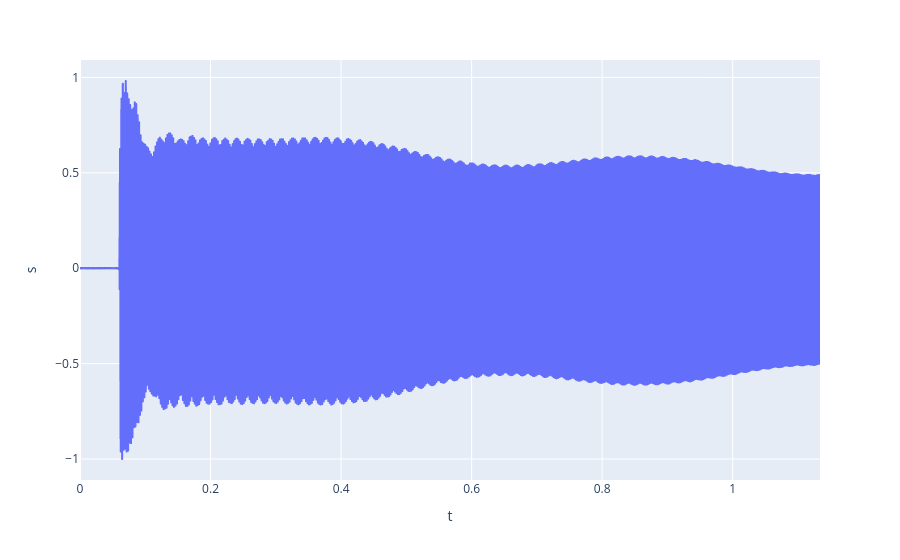
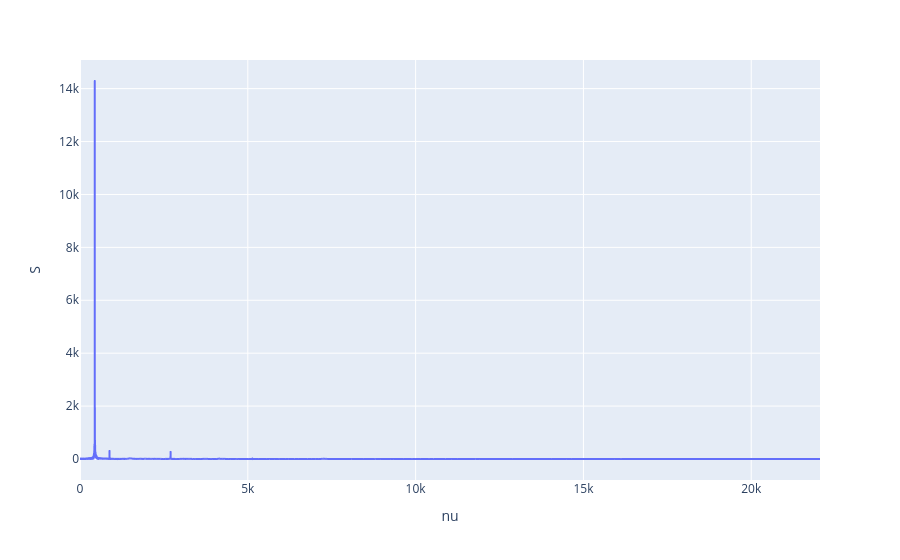

Notebook cell for these charts, in order:
### Code cell
signal_dict = np.load('tuning_fork_440Hz.npz')
s = signal_dict['s'] 
t = signal_dict['t']

nu, S = san.trans_fourier(s, t)
S = np.abs(S)

ds = pd.DataFrame({'s' : s, 't':t})
dS = pd.DataFrame({'nu':nu, 'S':S})

fig = px.line(ds, x = 't', y = 's')
fig_spectre = px.line(dS, x = 'nu', y = 'S')

fig.show()
fig_spectre.show()

### Figure 1 — Plotly figure (JSON) as saved in the notebook; plotly's stock layout.template omitted (floating-point values rounded to 4 significant figures; data arrays with more than 128 entries replaced by an {"elided": "..."} marker saying what was removed)
{"data": [{"hovertemplate": "t=%{x}<br>s=%{y}<extra></extra>", "legendgroup": "", "line": {"color": "#636efa", "dash": "solid"}, "marker": {"symbol": "circle"}, "mode": "lines", "name": "", "showlegend": false, "type": "scattergl", "x": {"elided": "50000 float values"}, "xaxis": "x", "y": {"elided": "50000 float values"}, "yaxis": "y"}], "layout": {"legend": {"tracegroupgap": 0}, "margin": {"t": 60}, "xaxis": {"anchor": "y", "domain": [0, 1], "title": {"text": "t"}}, "yaxis": {"anchor": "x", "domain": [0, 1], "title": {"text": "s"}}}}

### Figure 2 — Plotly figure (JSON) as saved in the notebook; plotly's stock layout.template omitted (floating-point values rounded to 4 significant figures; data arrays with more than 128 entries replaced by an {"elided": "..."} marker saying what was removed)
{"data": [{"hovertemplate": "nu=%{x}<br>S=%{y}<extra></extra>", "legendgroup": "", "line": {"color": "#636efa", "dash": "solid"}, "marker": {"symbol": "circle"}, "mode": "lines", "name": "", "showlegend": false, "type": "scattergl", "x": {"elided": "25000 float values"}, "xaxis": "x", "y": {"elided": "25000 float values"}, "yaxis": "y"}], "layout": {"legend": {"tracegroupgap": 0}, "margin": {"t": 60}, "xaxis": {"anchor": "y", "domain": [0, 1], "title": {"text": "nu"}}, "yaxis": {"anchor": "x", "domain": [0, 1], "title": {"text": "S"}}}}
